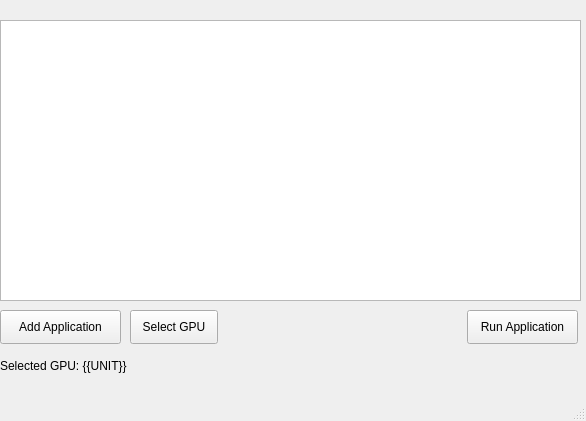
<?xml version="1.0" encoding="UTF-8"?>
<ui version="4.0">
 <class>MainWindow</class>
 <widget class="QMainWindow" name="MainWindow">
  <property name="geometry">
   <rect>
    <x>0</x>
    <y>0</y>
    <width>586</width>
    <height>421</height>
   </rect>
  </property>
  <property name="sizePolicy">
   <sizepolicy hsizetype="Fixed" vsizetype="Fixed">
    <horstretch>0</horstretch>
    <verstretch>0</verstretch>
   </sizepolicy>
  </property>
  <property name="minimumSize">
   <size>
    <width>586</width>
    <height>421</height>
   </size>
  </property>
  <property name="maximumSize">
   <size>
    <width>586</width>
    <height>421</height>
   </size>
  </property>
  <property name="windowTitle">
   <string>RunAsGPU</string>
  </property>
  <property name="windowIcon">
   <iconset>
    <normaloff>RunAsGPU_Icon.png</normaloff>RunAsGPU_Icon.png</iconset>
  </property>
  <widget class="QWidget" name="centralwidget">
   <widget class="QPushButton" name="btnRun">
    <property name="geometry">
     <rect>
      <x>467</x>
      <y>310</y>
      <width>111</width>
      <height>34</height>
     </rect>
    </property>
    <property name="text">
     <string>Run Application</string>
    </property>
   </widget>
   <widget class="QListView" name="appList">
    <property name="geometry">
     <rect>
      <x>0</x>
      <y>20</y>
      <width>581</width>
      <height>281</height>
     </rect>
    </property>
   </widget>
   <widget class="QPushButton" name="btnApplicationAdd">
    <property name="geometry">
     <rect>
      <x>0</x>
      <y>310</y>
      <width>121</width>
      <height>34</height>
     </rect>
    </property>
    <property name="text">
     <string>Add Application</string>
    </property>
   </widget>
   <widget class="QPushButton" name="btnUnitSelector">
    <property name="geometry">
     <rect>
      <x>130</x>
      <y>310</y>
      <width>88</width>
      <height>34</height>
     </rect>
    </property>
    <property name="text">
     <string>Select GPU</string>
    </property>
   </widget>
   <widget class="QLabel" name="labelUnitSelected">
    <property name="geometry">
     <rect>
      <x>0</x>
      <y>350</y>
      <width>571</width>
      <height>31</height>
     </rect>
    </property>
    <property name="text">
     <string>Selected GPU: {{UNIT}}</string>
    </property>
   </widget>
  </widget>
  <widget class="QStatusBar" name="statusbar"/>
 </widget>
 <resources/>
 <connections/>
</ui>
